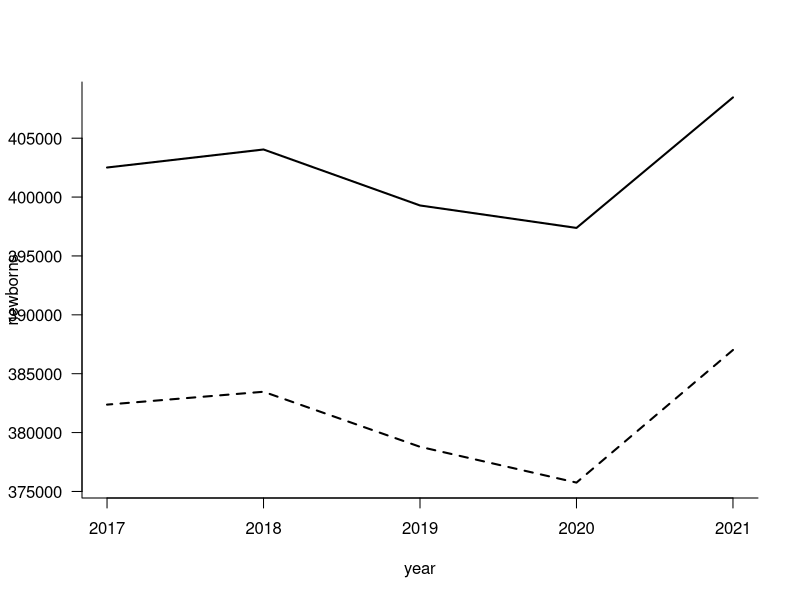
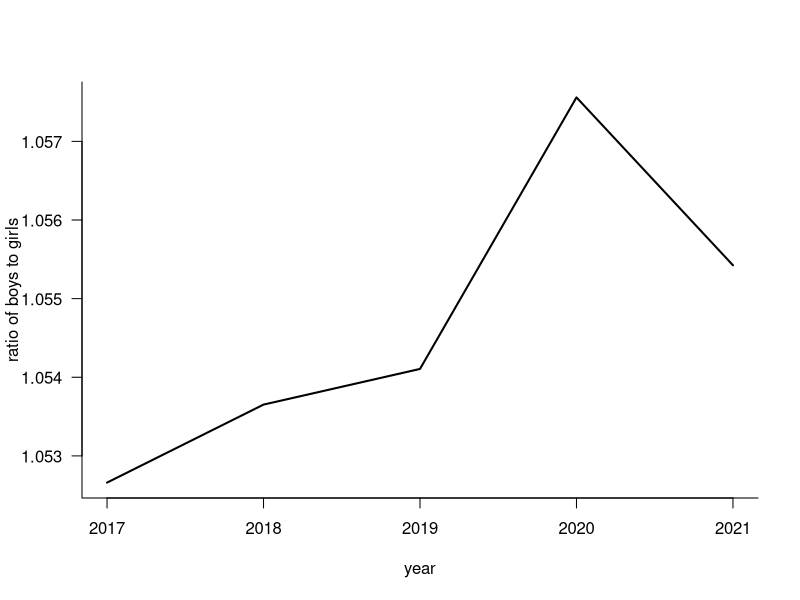
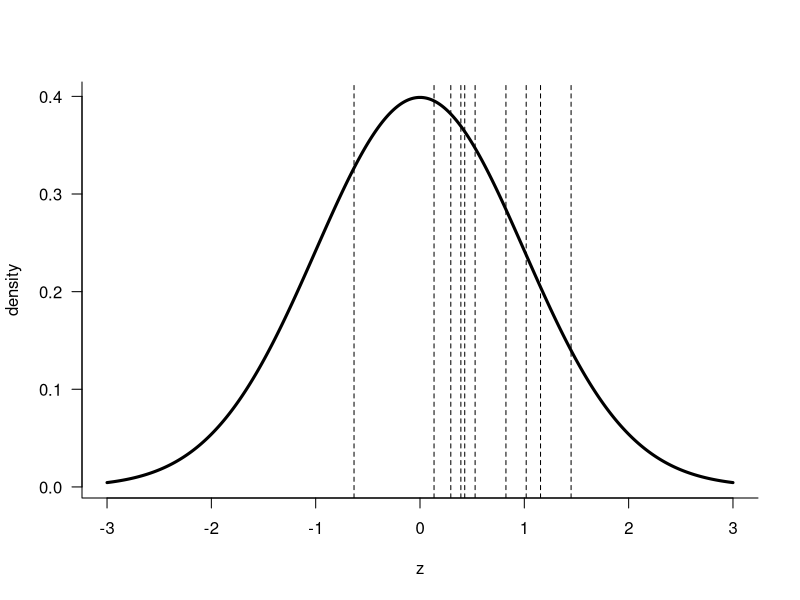
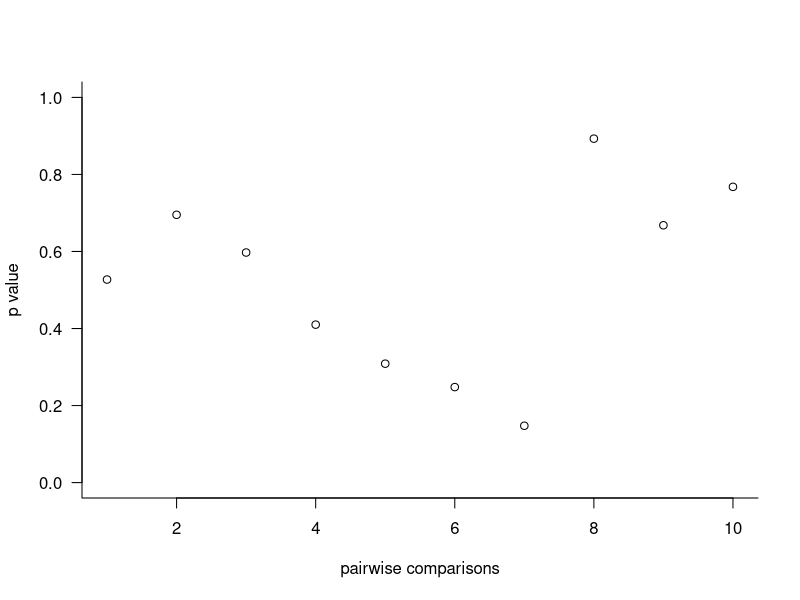
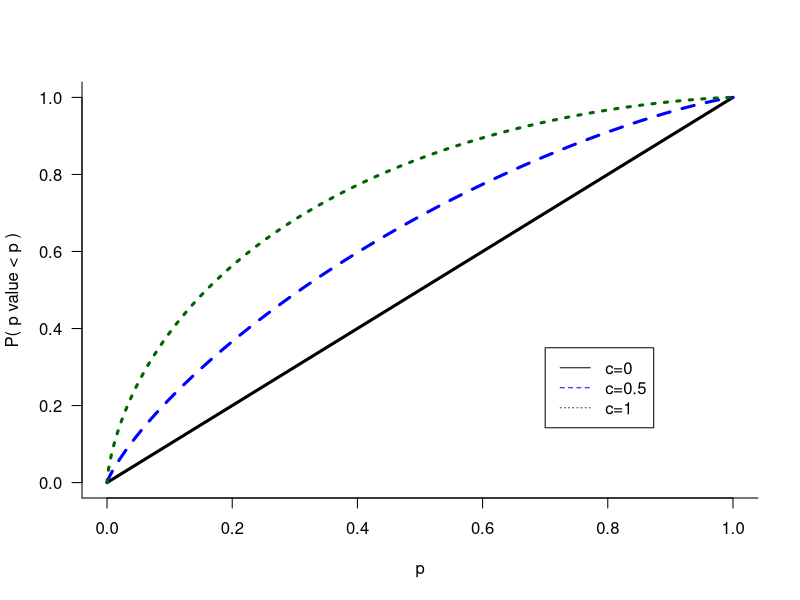
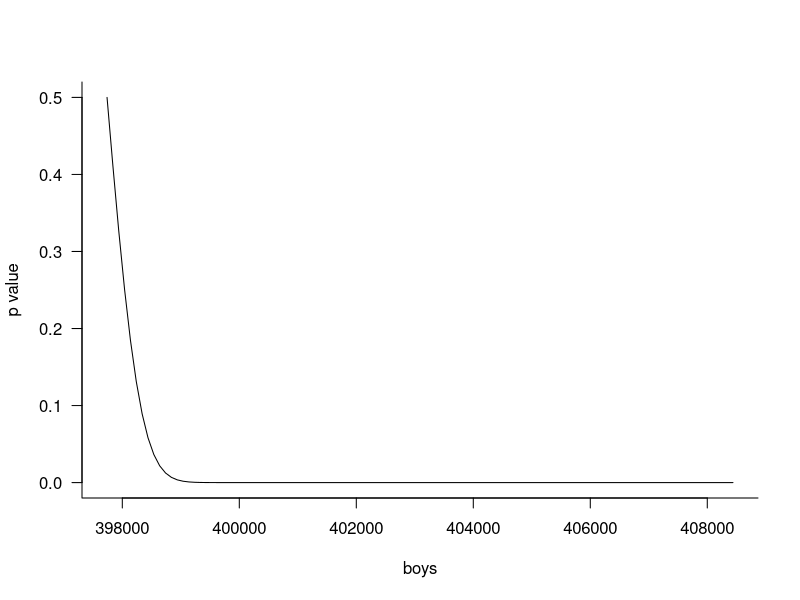

Source code (R) for these figures, in order:
# Script: P_Value_Analysis.R
# Description: This script analyzes and visualizes p-values derived from 
# proportions of newborn boys and girls over multiple years.

# Flag to control PDF generation
generate_pdf <- TRUE  # Set to TRUE to generate PDF files

# Input data
male <- c(408464, 397380, 399287, 404041, 402510)  # Number of male newborns
female <- c(387014, 375752, 378792, 383467, 382374)  # Number of female newborns
n <- male + female  # Total number of newborns
malea <- sum(male)  # Total male newborns across all years
femalea <- sum(female)  # Total female newborns across all years
diverse <- c(14, 12, 11, 15, 17)  # Number of diverse newborns
year <- c(2021, 2020, 2019, 2018, 2017)  # Years

# Plot 1: Male and female newborns over the years
if (generate_pdf) pdf("plots/plot-newborns-1.pdf", height = 4, width = 4)
plot(year, male, type = "l", ylim = c(min(female), max(male)), 
     lwd = 2, ylab = "newborns", las = 1, bty = "l")
lines(year, female, lwd = 2, lty = 2, las = 1, bty = "l")
if (generate_pdf) dev.off()

# Plot 2: Proportion of boys over the years
if (generate_pdf) pdf("plots/plot-newborns-2.pdf", height = 4, width = 4)
plot(year, male /female, type = "l", lwd = 2, ylab = "ratio of boys to girls", las = 1, bty = "l")
abline(h = 1, lty = 2, lwd = 2)  # ratio of 1 line
if (generate_pdf) dev.off()

# Pairwise comparisons of proportions
ybar <- male / n  # Proportions of boys
varbar <- ybar * (1 - ybar) / n  # Variance of proportions
werte <- c()
pwerte <- c()

for (i in 1:4) {
  for (j in (i + 1):5) {
    ss <- (ybar[i] - ybar[j]) / sqrt(varbar[i] + varbar[j])  # Test statistic
    werte <- c(werte, ss)
    pwerte <- c(pwerte, 2 * (1 - pnorm(abs(ss))))  # Two-tailed p-value
  }
}

# Plot 3: Test statistic distribution
if (generate_pdf) pdf("plots/plot-newborns-3.pdf", height = 4, width = 4)
xx <- seq(-3, 3, by = 0.001)
plot(xx, dnorm(xx), type = "l", xlab = "z", ylab = "density", lwd = 3, las = 1, bty = "l")
for (i in 1:length(werte)) {
  abline(v = werte[i], lty = 2)
}
if (generate_pdf) dev.off()

# Plot 4: P-values for pairwise comparisons
if (generate_pdf) pdf("plots/plot-newborns-4.pdf", height = 4, width = 4)
plot(pwerte, ylim = c(0, 1), xlab = "pairwise comparisons", ylab = "p value", las = 1, bty = "l")
if (generate_pdf) dev.off()

# Plot 5: Distribution of p-values for varying shifts
if (generate_pdf) pdf("plots/plot-p-value.pdf", height = 6, width = 6)
pp <- seq(0, 1, by = 0.001)
plot(pp, pp, type = "l", ylab = "P( p value < p )", xlab = "p", lwd = 3, las = 1, bty = "l")
c <- 0.5
lines(pp, 1 - pnorm(qnorm(1 - pp) - c), lty = 2, col = "blue", lwd = 3, las = 1, bty = "l")
c <- 1
lines(pp, 1 - pnorm(qnorm(1 - pp) - c), lty = 3, col = "dark green", lwd = 3, las = 1, bty = "l")
legend(0.7, 0.35, lty = c(1, 2, 3), 
       c("c=0", "c=0.5", "c=1"), 
       col = c(1, "blue", "dark green"))
if (generate_pdf) dev.off()

# Plot 6: P-value curve for varying boy counts
if (generate_pdf) pdf("plots/plot-newborns-5.pdf", height = 4, width = 4)
boys <- seq(795478 / 2, 408490, by = 100)
plot(boys, 1 - pnorm((boys - 795478 / 2) / (sqrt(795478 * 0.25))), 
     type = "l", ylab = "p value", las = 1, bty = "l")
if (generate_pdf) dev.off()
